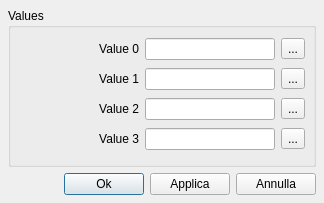
<ui version="4.0" >
 <author></author>
 <comment></comment>
 <exportmacro></exportmacro>
 <class>GuiItemValues</class>
 <widget class="QDialog" name="GuiItemValues" >
  <property name="geometry" >
   <rect>
    <x>0</x>
    <y>0</y>
    <width>324</width>
    <height>203</height>
   </rect>
  </property>
  <property name="windowTitle" >
   <string>Dialog</string>
  </property>
  <layout class="QGridLayout" >
   <property name="margin" >
    <number>8</number>
   </property>
   <property name="spacing" >
    <number>6</number>
   </property>
   <item row="1" column="0" >
    <layout class="QHBoxLayout" >
     <property name="margin" >
      <number>0</number>
     </property>
     <property name="spacing" >
      <number>6</number>
     </property>
     <item>
      <spacer>
       <property name="orientation" >
        <enum>Qt::Horizontal</enum>
       </property>
       <property name="sizeHint" >
        <size>
         <width>40</width>
         <height>20</height>
        </size>
       </property>
      </spacer>
     </item>
     <item>
      <widget class="QPushButton" name="mp_pbOk" >
       <property name="text" >
        <string>Ok</string>
       </property>
      </widget>
     </item>
     <item>
      <widget class="QPushButton" name="mp_pbSave" >
       <property name="text" >
        <string>Applica</string>
       </property>
      </widget>
     </item>
     <item>
      <widget class="QPushButton" name="mp_pbCancel" >
       <property name="text" >
        <string>Annulla</string>
       </property>
      </widget>
     </item>
    </layout>
   </item>
   <item row="0" column="0" >
    <widget class="QGroupBox" name="mp_gbValues" >
     <property name="title" >
      <string>Values</string>
     </property>
     <layout class="QGridLayout" >
      <property name="margin" >
       <number>8</number>
      </property>
      <property name="spacing" >
       <number>6</number>
      </property>
      <item row="3" column="0" >
       <widget class="QLabel" name="mp_labelValue3" >
        <property name="text" >
         <string>&lt;html>&lt;head>&lt;meta name=&quot;qrichtext&quot; content=&quot;1&quot; />&lt;/head>&lt;body style=&quot; white-space: pre-wrap; font-family:Helvetica; font-weight:400; font-style:normal; text-decoration:none;&quot;>&lt;p style=&quot; margin-top:0px; margin-bottom:0px; margin-left:0px; margin-right:0px; -qt-block-indent:0; text-indent:0px;&quot;>Value 3&lt;/p>&lt;/body>&lt;/html></string>
        </property>
        <property name="alignment" >
         <set>Qt::AlignRight|Qt::AlignTrailing|Qt::AlignVCenter</set>
        </property>
       </widget>
      </item>
      <item row="2" column="0" >
       <widget class="QLabel" name="mp_labelValue2" >
        <property name="text" >
         <string>&lt;html>&lt;head>&lt;meta name=&quot;qrichtext&quot; content=&quot;1&quot; />&lt;/head>&lt;body style=&quot; white-space: pre-wrap; font-family:Helvetica; font-weight:400; font-style:normal; text-decoration:none;&quot;>&lt;p style=&quot; margin-top:0px; margin-bottom:0px; margin-left:0px; margin-right:0px; -qt-block-indent:0; text-indent:0px;&quot;>Value 2&lt;/p>&lt;/body>&lt;/html></string>
        </property>
        <property name="alignment" >
         <set>Qt::AlignRight|Qt::AlignTrailing|Qt::AlignVCenter</set>
        </property>
       </widget>
      </item>
      <item row="3" column="1" >
       <widget class="QLineEdit" name="mp_leValue3" >
        <property name="maxLength" >
         <number>20</number>
        </property>
       </widget>
      </item>
      <item row="2" column="1" >
       <widget class="QLineEdit" name="mp_leValue2" >
        <property name="maxLength" >
         <number>20</number>
        </property>
       </widget>
      </item>
      <item row="3" column="2" >
       <widget class="QToolButton" name="mp_tbValue3" >
        <property name="text" >
         <string>...</string>
        </property>
       </widget>
      </item>
      <item row="2" column="2" >
       <widget class="QToolButton" name="mp_tbValue2" >
        <property name="text" >
         <string>...</string>
        </property>
       </widget>
      </item>
      <item row="1" column="2" >
       <widget class="QToolButton" name="mp_tbValue1" >
        <property name="text" >
         <string>...</string>
        </property>
       </widget>
      </item>
      <item row="1" column="1" >
       <widget class="QLineEdit" name="mp_leValue1" >
        <property name="maxLength" >
         <number>20</number>
        </property>
       </widget>
      </item>
      <item row="1" column="0" >
       <widget class="QLabel" name="mp_labelValue1" >
        <property name="text" >
         <string>&lt;html>&lt;head>&lt;meta name=&quot;qrichtext&quot; content=&quot;1&quot; />&lt;/head>&lt;body style=&quot; white-space: pre-wrap; font-family:Helvetica; font-weight:400; font-style:normal; text-decoration:none;&quot;>&lt;p style=&quot; margin-top:0px; margin-bottom:0px; margin-left:0px; margin-right:0px; -qt-block-indent:0; text-indent:0px;&quot;>Value 1&lt;/p>&lt;/body>&lt;/html></string>
        </property>
        <property name="alignment" >
         <set>Qt::AlignRight|Qt::AlignTrailing|Qt::AlignVCenter</set>
        </property>
       </widget>
      </item>
      <item row="0" column="2" >
       <widget class="QToolButton" name="mp_tbValue0" >
        <property name="text" >
         <string>...</string>
        </property>
       </widget>
      </item>
      <item row="0" column="1" >
       <widget class="QLineEdit" name="mp_leValue0" >
        <property name="maxLength" >
         <number>20</number>
        </property>
       </widget>
      </item>
      <item row="0" column="0" >
       <widget class="QLabel" name="mp_labelValue0" >
        <property name="minimumSize" >
         <size>
          <width>120</width>
          <height>0</height>
         </size>
        </property>
        <property name="text" >
         <string>&lt;html>&lt;head>&lt;meta name=&quot;qrichtext&quot; content=&quot;1&quot; />&lt;/head>&lt;body style=&quot; white-space: pre-wrap; font-family:Helvetica; font-weight:400; font-style:normal; text-decoration:none;&quot;>&lt;p style=&quot; margin-top:0px; margin-bottom:0px; margin-left:0px; margin-right:0px; -qt-block-indent:0; text-indent:0px;&quot;>Value 0&lt;/p>&lt;/body>&lt;/html></string>
        </property>
        <property name="alignment" >
         <set>Qt::AlignRight|Qt::AlignTrailing|Qt::AlignVCenter</set>
        </property>
       </widget>
      </item>
     </layout>
    </widget>
   </item>
  </layout>
 </widget>
 <pixmapfunction></pixmapfunction>
 <tabstops>
  <tabstop>mp_leValue0</tabstop>
  <tabstop>mp_tbValue0</tabstop>
  <tabstop>mp_leValue1</tabstop>
  <tabstop>mp_tbValue1</tabstop>
  <tabstop>mp_leValue2</tabstop>
  <tabstop>mp_tbValue2</tabstop>
  <tabstop>mp_leValue3</tabstop>
  <tabstop>mp_tbValue3</tabstop>
  <tabstop>mp_pbOk</tabstop>
  <tabstop>mp_pbSave</tabstop>
  <tabstop>mp_pbCancel</tabstop>
 </tabstops>
 <resources/>
 <connections/>
</ui>
